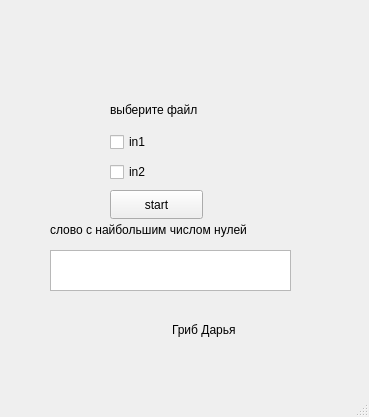
<?xml version="1.0" encoding="UTF-8"?>
<ui version="4.0">
 <class>MainWindow</class>
 <widget class="QMainWindow" name="MainWindow">
  <property name="geometry">
   <rect>
    <x>0</x>
    <y>0</y>
    <width>369</width>
    <height>417</height>
   </rect>
  </property>
  <property name="windowTitle">
   <string>MainWindow</string>
  </property>
  <widget class="QWidget" name="centralwidget">
   <widget class="QCheckBox" name="checkBox">
    <property name="geometry">
     <rect>
      <x>110</x>
      <y>130</y>
      <width>91</width>
      <height>24</height>
     </rect>
    </property>
    <property name="text">
     <string>in1</string>
    </property>
   </widget>
   <widget class="QCheckBox" name="checkBox_2">
    <property name="geometry">
     <rect>
      <x>110</x>
      <y>160</y>
      <width>91</width>
      <height>24</height>
     </rect>
    </property>
    <property name="text">
     <string>in2</string>
    </property>
   </widget>
   <widget class="QPushButton" name="pushButton">
    <property name="geometry">
     <rect>
      <x>110</x>
      <y>190</y>
      <width>93</width>
      <height>29</height>
     </rect>
    </property>
    <property name="text">
     <string>start</string>
    </property>
   </widget>
   <widget class="QLabel" name="label">
    <property name="geometry">
     <rect>
      <x>110</x>
      <y>100</y>
      <width>121</width>
      <height>20</height>
     </rect>
    </property>
    <property name="text">
     <string>выберите файл</string>
    </property>
   </widget>
   <widget class="QListView" name="listView">
    <property name="geometry">
     <rect>
      <x>50</x>
      <y>250</y>
      <width>241</width>
      <height>41</height>
     </rect>
    </property>
   </widget>
   <widget class="QLabel" name="label_2">
    <property name="geometry">
     <rect>
      <x>50</x>
      <y>220</y>
      <width>261</width>
      <height>20</height>
     </rect>
    </property>
    <property name="text">
     <string>слово с найбольшим числом нулей</string>
    </property>
   </widget>
   <widget class="QLabel" name="label_3">
    <property name="geometry">
     <rect>
      <x>172</x>
      <y>320</y>
      <width>121</width>
      <height>20</height>
     </rect>
    </property>
    <property name="text">
     <string>Гриб Дарья</string>
    </property>
   </widget>
  </widget>
  <widget class="QMenuBar" name="menubar">
   <property name="geometry">
    <rect>
     <x>0</x>
     <y>0</y>
     <width>369</width>
     <height>26</height>
    </rect>
   </property>
  </widget>
  <widget class="QStatusBar" name="statusbar"/>
 </widget>
 <resources/>
 <connections/>
</ui>
